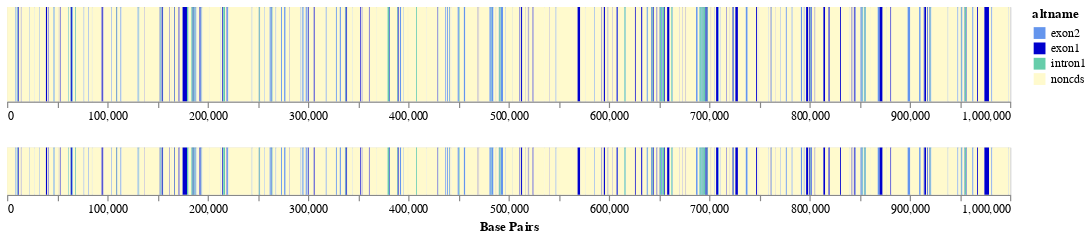

Notebook code for this chart:
### Code cell
rand_chrom.inspect()
rand_chrom.zoom

### Figure 1 — Vega-Lite specification as saved in the notebook (floating-point values rounded to 4 significant figures; data arrays with more than 128 entries replaced by an {"elided": "..."} marker saying what was removed)
{"config": {"view": {"continuousWidth": 400, "continuousHeight": 300}}, "vconcat": [{"mark": "rect", "encoding": {"color": {"type": "nominal", "field": "altname", "scale": {"domain": ["exon2", "exon1", "intron1", "noncds"], "range": ["cornflowerblue", "mediumblue", "mediumaquamarine", "lemonchiffon"]}}, "tooltip": [{"type": "nominal", "field": "eltype", "title": "Element Type"}, {"type": "nominal", "field": "altname", "title": "Name"}, {"type": "quantitative", "field": "length", "title": "Length"}, {"type": "quantitative", "field": "x1", "title": "Start"}, {"type": "quantitative", "field": "x2", "title": "Stop"}], "x": {"type": "quantitative", "field": "x1", "scale": {"domain": {"selection": "selector002"}}, "title": null}, "x2": {"field": "x2"}, "y": {"type": "quantitative", "axis": null, "field": "y1"}, "y2": {"field": "y2"}}, "height": 80, "selection": {"selector002": {"type": "interval", "encodings": ["x"], "mark": {"fill": "red", "fillOpacity": 0.7}}}, "width": 850}, {"mark": "rect", "encoding": {"color": {"type": "nominal", "field": "altname", "scale": {"domain": ["exon2", "exon1", "intron1", "noncds"], "range": ["cornflowerblue", "mediumblue", "mediumaquamarine", "lemonchiffon"]}}, "tooltip": [{"type": "nominal", "field": "eltype", "title": "Element Type"}, {"type": "nominal", "field": "altname", "title": "Name"}, {"type": "quantitative", "field": "length", "title": "Length"}, {"type": "quantitative", "field": "x1", "title": "Start"}, {"type": "quantitative", "field": "x2", "title": "Stop"}], "x": {"type": "quantitative", "axis": {"title": "Base Pairs"}, "field": "x1"}, "x2": {"field": "x2"}, "y": {"type": "quantitative", "axis": null, "field": "y1"}, "y2": {"field": "y2"}}, "height": 40, "selection": {"selector002": {"type": "interval", "encodings": ["x"], "mark": {"fill": "red", "fillOpacity": 0.7}}}, "width": 850}], "data": {"name": "data-43b037df62743de949c0b2e667a94a30"}, "$schema": "https://vega.github.io/schema/vega-lite/v4.8.1.json", "datasets": {"data-43b037df62743de949c0b2e667a94a30": {"elided": "557 records"}}}
